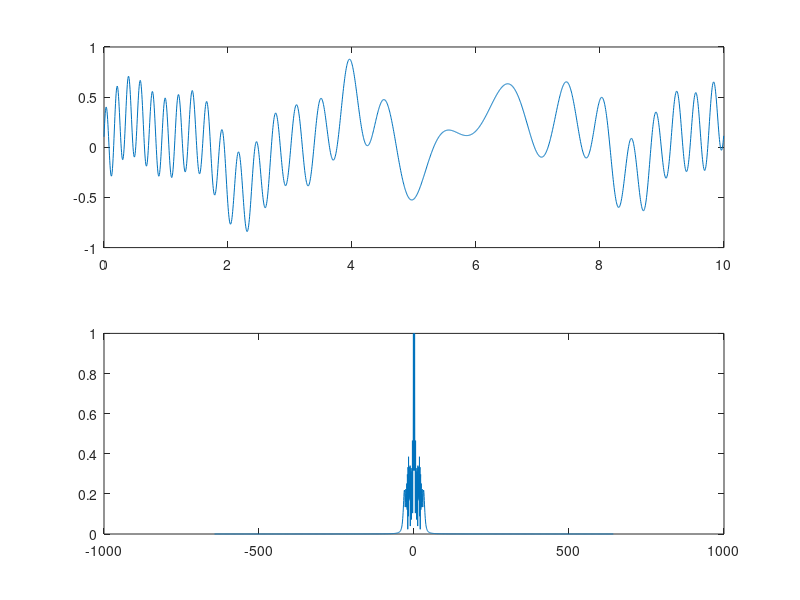

Recreate this plot in MATLAB.
clear all; close all; clc;

%signal to analyze
%domain size
L=10; 
%number fourier modes 
n=2048;
%define linear space domain
%slice it into time slices, from 0 to L in n+1 points periodic boundary
t2=linspace(0,L,n+1); t=t2(1:n);
%k values normalize it in shifted space
k=(2*pi/L)*[0:n/2-1 -n/2:-1];
%unshifted domain
ks=ifftshift(k);

%signal up
S=(3*sin(2*t)+0.5*tanh(0.5*(t-3))+0.28*exp(-(t-4).^2) ...
    +1.5*sin(5*t)+4*cos(3*(t-6).^2))/10+(t/20).^3;
%fourier transform
St=fft(S);

subplot(2,1,1), plot(t,S);
subplot(2,1,2), plot(ks,abs(fftshift(St))/max(abs(fftshift(St))));